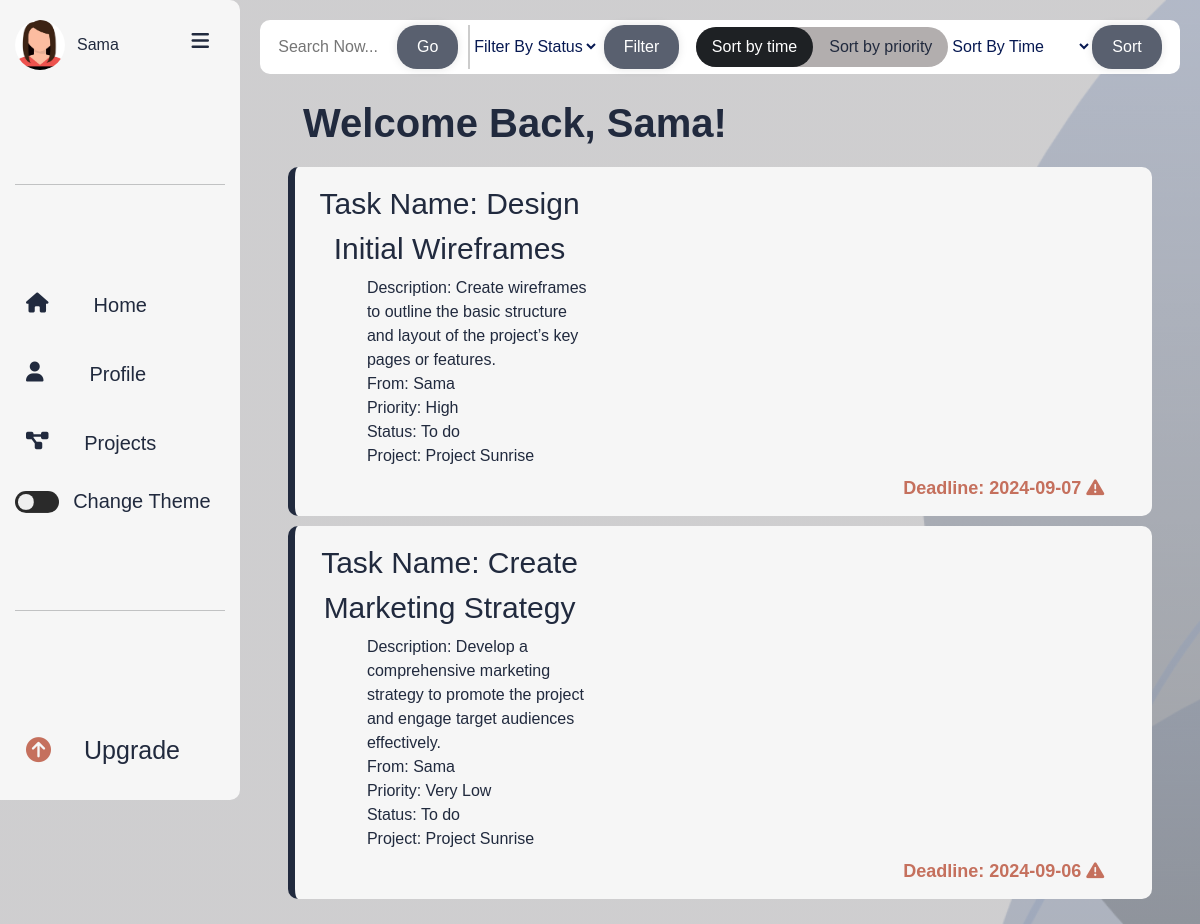
The page /home.php (signed in) on the database its author committed.
### tables this page shows
CREATE TABLE `user` (
  `user_id` int(11) NOT NULL,
  `user_name` varchar(255) NOT NULL,
  `user_email` varchar(255) NOT NULL,
  `user_phone` varchar(255) NOT NULL,
  `user_password` varchar(255) NOT NULL,
  `avatar_id` int(11) NOT NULL,
  `role_id` int(11) NOT NULL,
  `plan_id` int(11) DEFAULT NULL,
  `gender` varchar(255) NOT NULL
);

CREATE TABLE `avatar` (
  `avatar_id` int(11) NOT NULL,
  `avatar_name` varchar(255) NOT NULL,
  `avatar_image` longtext NOT NULL
);

CREATE TABLE `task` (
  `task_id` int(11) NOT NULL,
  `descreption` longtext NOT NULL,
  `name` varchar(255) NOT NULL,
  `start_date` date NOT NULL,
  `end_date` date NOT NULL,
  `sprint_id` int(11) NOT NULL,
  `cat_id` int(11) NOT NULL,
  `prio_id` int(11) NOT NULL,
  `reporter_id` int(11) NOT NULL,
  `assignee_id` int(11) DEFAULT NULL,
  `status_id` int(11) NOT NULL,
  `file` varchar(255) DEFAULT NULL,
  `assignee_email` varchar(255) NOT NULL,
  `label` varchar(255) NOT NULL
);

CREATE TABLE `priority` (
  `priority_id` int(11) NOT NULL,
  `priority_name` varchar(255) NOT NULL
);

CREATE TABLE `status` (
  `status_id` int(11) NOT NULL,
  `status_name` varchar(255) NOT NULL
);

CREATE TABLE `project` (
  `project_id` int(11) NOT NULL,
  `project_name` varchar(255) NOT NULL,
  `user_id` int(11) NOT NULL
);

### home.php (the view, shortened to what this page needs)
<?php
include 'connect.php';
if (isset($_SESSION['user_id'])) {
    $user_id = $_SESSION['user_id'];
    $sel = "SELECT * FROM `user`
            JOIN `avatar` ON `user`.`avatar_id` = `avatar`.`avatar_id`
            WHERE `user_id` = '$user_id'";
    $run = mysqli_query($connect, $sel);
    $rows = mysqli_num_rows($run);
    if ($rows > 0) {
        $fetch = mysqli_fetch_assoc($run);
        $user_name = $fetch['user_name'];
    }
    $select_task = "SELECT task.*,
                            priority.priority_name,
                            status.status_name,
                            reporter.user_name AS reporter_name,
                            assignee.user_name AS assignee_name,
                            reporter_avatar.avatar_image AS reporter_avatar_image,
                            sprint.sprint_name,
                            project.project_name
                          FROM `task`
                          JOIN `user` AS reporter ON `task`.`reporter_id` = reporter.user_id
                          JOIN `user` AS assignee ON `task`.`assignee_id` = assignee.user_id
                          JOIN `priority` ON `task`.`prio_id` = `priority`.`priority_id`
                          JOIN `status` ON `task`.`status_id` = `status`.`status_id`
                          JOIN `avatar` AS reporter_avatar ON `reporter`.`avatar_id` = reporter_avatar.avatar_id
                          JOIN `sprint` ON `task`.`sprint_id` = `sprint`.`sprint_id`
                          JOIN `project` ON `sprint`.`project_id` = `project`.`project_id`
                          WHERE `assignee_id` = '$user_id'";
    $run_tasks = mysqli_query($connect, $select_task);
    $total_tasks = mysqli_num_rows($run_tasks);
}
?>
<!DOCTYPE html>
<html lang="en">
<head>
    <link rel="stylesheet" href="https://cdnjs.cloudflare.com/ajax/libs/font-awesome/6.6.0/css/all.min.css"
 />
    <link rel="stylesheet" href="css/bootstrap.min.css">
    <link rel="stylesheet" href="css/thehome.css">
</head>
<body>
    <div class="home-container">
        <?php include('theside.php'); ?>
        <div class="restHome" id="mainDiv">
            <div class="all-inputs">
                <form class="search-sort" method="POST">
                    <div class="search">
                        <input placeholder="Search Now..." type="text" name="text" value="<?php if (isset($_POST['submit'])) {
                            echo $text;
                        } ?>">
                        <button class="go-button" type="submit" name="submit">Go</button>
                    </div>
                    <div class="forms">
                        <select name="status" id="filter-dropdown">
                            <option selected disabled value="">Filter By Status</option>
                        </select>
                        <button class="go-button" type="submit" name="submit">Filter</button>
                    </div>
                </form>
                <div class="sort-strap">
                    <ul class="nav nav-pills " id="pills-tab" role="tablist">
                        <li class="nav-item" role="presentation">
                            <button class="nav-link active" id="pills-home-tab" data-bs-toggle="pill"
                                data-bs-target="#pills-home" type="button" role="tab" aria-controls="pills-home"
                                aria-selected="true">Sort by time</button>
                        </li>
                        <li class="nav-item" role="presentation">
                            <button class="nav-link" id="pills-profile-tab" data-bs-toggle="pill"
                                data-bs-target="#pills-profile" type="button" role="tab" aria-controls="pills-profile"
                                aria-selected="false">Sort by priority </button>
                        </li>
                    </ul>
                    <form method="POST">
                        <div class="tab-content" id="pills-tabContent">
                            <div class="tab-pane fade show active" id="pills-home" role="tabpanel"
                                aria-labelledby="pills-home-tab">
                                <select name="sort_time" id="sort_time_dropdown" class="sort-dropdown">
                                    <option disabled selected value="">Sort By Time</option>
                                </select>
                            </div>
                            <button class="go-button" type="submit" name="sort_submit">Sort</button>
                        </div>
                    </form>
                </div>
            </div>
            <div class="my-tasks-all">
                <div class="your-name">
                    <h2>Welcome Back, <?php echo $user_name; ?>!</h2>
                </div>
                <?php if ($total_tasks > 0) {
                    foreach ($run_tasks as $key) { ?>
                        <div class="main-div">
                            <div class="task">
                                <p class="task-title">Task Name: <?php echo $key['name']; ?></p>
                                <p class="from-to">Description: <?php echo $key['descreption']; ?></p>
                                <p class="from-to">From: <?php echo $key['reporter_name']; ?></p>
                                <p class="from-to">Priority: <?php echo $key['priority_name']; ?></p>
                                <p class="from-to">Status: <?php echo $key['status_name']; ?></p>
                                <p class="from-to">Project: <?php echo $key['project_name']; ?></p>
                            </div>
                            <div class="time">
                                <p>Deadline: <?php echo $key['end_date']; ?>
                                    <i class="fa-solid fa-triangle-exclamation"></i>
                                </p>
                            </div>
                        </div>
                    <?php }
                } else {
                    echo "<h1> There is No Assigned Tasks!</h1>";
                } ?>
            </div>
        </div>
    </div>
</body>
</html>

### theside.php (shortened to what this page needs)
<?php
include('connect.php');
if(isset($_SESSION['user_id'])){
$user_id = $_SESSION['user_id'];
$select = "SELECT * FROM `user`JOIN `avatar` ON `user`.`avatar_id`=`avatar`.`avatar_id` WHERE `user_id`='$user_id'";
$run_select = mysqli_query($connect, $select);
$select_plan = "SELECT plan_id FROM user WHERE user_id = $user_id";
$result = mysqli_query($connect, $select_plan);
$fetch_plan = mysqli_fetch_assoc($result);
$plan_id = $fetch_plan['plan_id'];
?>
<!DOCTYPE html>
<html lang="en">
<head>
    <link rel="stylesheet" href="https://cdnjs.cloudflare.com/ajax/libs/font-awesome/6.6.0/css/all.min.css"
 />
    <link rel="stylesheet" href="css/theside.css">
</head>
<body>
    <div class="side-nav-all">
        <div class="my-side-nav" id="sideNav">
            <div class="top">
                <div class="side-acc">
                    <?php foreach ($run_select as $data) { ?>
                        <div class="user-img"><img src="<?php echo 'img/' . $data['avatar_image']; ?>"
                                alt="<?php echo $data['avatar_image']; ?>"></div>
                        <p> <?php echo $data['user_name']; ?> </p>
                    <?php } ?>
                </div>
                <i class="fa-bars fa-solid btn-side btn-lg" id="toggleBtn"></i>
            </div>
            <hr class="break">
            <div class="middle">
                <div class="side-icons">
                    <a href="home.php" class="items">
                        <i class="fa-home fa-solid"></i>
                        <p>Home</p>
                    </a>
                </div>
                <div class="side-icons">
                    <a href="profileU.php" class="items">
                        <i class="fa-solid fa-user"></i>
                        <p>Profile</p>
                    </a>
                </div>
                <div class="side-icons">
                    <a href="projects.php" class="items">
                        <i class="fa-diagram-project fa-solid"></i>
                        <p>Projects</p>
                    </a>
                </div>
                <div class="side-icons ">
                    <input type="checkbox" class="theme-checkbox" id="theme-toggle">
                    <p>Change Theme</p>
                </div>
            </div>
            <hr class="break">
            <div class="logout">
                <?php if (!is_null($plan_id) && $plan_id !== ''): ?>
                    <div class="logout-cont">
                        <a href="upgrade.php">
                            <i class="fa-solid fa-circle-arrow-up"></i>
                            <p>Upgrade</p>
                        </a>
                    </div>
                <?php endif; ?>
            </div>
        </div>
    </div>
</body>
</html>
<?php } ?>

### css/thehome.css (style rules this page uses)
* { padding: 0; margin: 0; font-family: Arial, Helvetica, sans-serif; }
:root { --primary-light: #9ba4b5; --primary-dark: #212a3e; --secondary: #394867; --greyLight-1: #f1f6f9; --buttons: #c5705d; --buttons-hover: #c5705dc7; --white: #ffffff; --borders: #ccc; }
.home-container { width: 100%; display: flex; justify-content: space-between; }
.restHome { width: 80%; }
.your-name { display: flex; align-items: center; height: 10%; }
.my-tasks-all { display: flex; flex-direction: column; min-height: fit-content; gap: 10px; margin: 25px auto; width: 90%; justify-content: space-around; }
.forms option { background-color: #ffffff; color: black; border-radius: 7px; }
option { padding: 10px; background-color: #fff; color: #333; margin: 0px 3px; color: #071952; }
h2 { font-size: 40px; font-weight: bolder; margin-bottom: 10px; margin-left: 15px; color: #212a3e; }
.main-div { padding: 7px; background-color: #f6f6f6; width: 100%; min-height: 145px; display: flex; flex-direction: column; justify-content: space-between; text-align: center; border-left: #212a3e 7px solid; border-radius: 10px; transition: all 0.7s; }
.time { padding: 7px; height: 30%; display: flex; justify-content: flex-end; width: 96%; font-weight: 700; font-size: large; }
.time p { color: var(--buttons) !important; margin: 0 !important; }
.task-title { margin-bottom: 5px; font-size: 30px; }
.task { margin-top: 7px; width: 35%; color: var(--primary-dark); }
.from-to { text-align: left; margin-left: 22%; }
.search { border-right: 2px solid #ccc; display: inline-block; position: relative; }
.search input[type="text"] { width: 200px; padding: 10px; border: none; border-radius: 20px; }
.search button[type="submit"] { border: none; color: #fff; cursor: pointer; padding: 10px 20px; border-radius: 20px; box-shadow: 0 0 10px rgba(0, 0, 0, 0.1); position: absolute; top: 0; right: 0; transition: 0.9s ease; margin-right: 10px; }
.all-inputs { background-color: #fff; padding: 5px; margin: 20px; border-radius: 10px; display: flex; align-items: center; justify-content: space-around; }
.sort-strap { display: flex; justify-content: space-around; align-items: center; }
.sort-strap select { background: none; color: #071952; border: none; }
.nav-pills { background-color: #aba6a6e8; display: flex; justify-content: space-around; border-radius: 35px; }
.nav-pills .nav-link { color: #212a3e; border-radius: 10.25rem; }
.nav-link.active { background-color: #1e2124 !important; }
.nav-pills button { width: 100%; }
.tab-content { display: flex; justify-content: space-between; align-items: center; }
.search-sort { align-items: center; justify-content: space-around; display: flex; }
.forms select { background: none; color: #071952; border: none; }

### rows shown on the page
user: avatar.avatar_image (picture), user_name "Sama"
task: name "Design Initial Wireframes", descreption "Create wireframes to outline the basic structure and layout of the project’s key pages or features.", reporter.user_name "Sama", prio.priority_name "High", status.status_name "To do", project.project_name "Project Sunrise", end_date "2024-09-07"
task: name "Create Marketing Strategy", descreption "Develop a comprehensive marketing strategy to promote the project and engage target audiences effectively.", reporter.user_name "Sama", prio.priority_name "Very Low", status.status_name "To do", project.project_name "Project Sunrise", end_date "2024-09-06"
